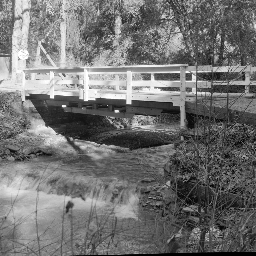
#> input picture fourier/BRIDGE.bmp, 256 x 256 px
$ jupyter execute Fourier.ipynb
#> lines starting #> are read from the running program, lines starting #| are printed output that depends on the picture
[cell 1]
import numpy as np
import cv2
from matplotlib import pyplot as plt
import cmath

img1 = cv2.imread('BRIDGE.bmp',0)
#> img1 is the input picture: shape (256, 256); min 0, max 255, mean 113.8
img2 = cv2.imread('Lighthouse.bmp',0)
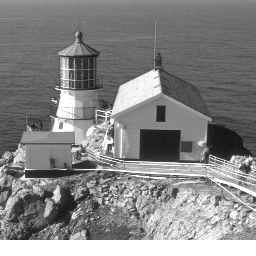
#> input picture fourier/Lighthouse.bmp, 256 x 256 px
#> img2 is the input picture: shape (256, 256); min 21, max 255, mean 132.1

dft1 = cv2.dft(np.float32(img1),flags = cv2.DFT_COMPLEX_OUTPUT)
dft2 = cv2.dft(np.float32(img2),flags = cv2.DFT_COMPLEX_OUTPUT)

h, w = img1.shape
#> h = 256; w = 256

for i in range(h):
  for j in range(w):

    #複素数型で取得
    c1 = complex(dft1[i][j][0], dft1[i][j][1])
    c2 = complex(dft2[i][j][0], dft2[i][j][1])

   #絶対値取得後、曲座標変換
    magnitude1 = abs(c1)
    phase1 = cmath.phase(c1)
    magnitude2 = abs(c2)
    phase2 = cmath.phase(c2)

    #絶対値＊三角関数（位相の入れ替え）
    Re1 = magnitude1 * np.cos(phase2)
    Im1 = magnitude1 * np.sin(phase2)
    Re2 = magnitude2 * np.cos(phase1)
    Im2 = magnitude2 * np.sin(phase1)

    dft1[i][j][0] = Re1
    dft1[i][j][1] = Im1
    dft2[i][j][0] = Re2
    dft2[i][j][1] = Im2

idft1 = cv2.idft(dft1)
idft1 = cv2.magnitude(idft1[:,:,0],idft1[:,:,1])
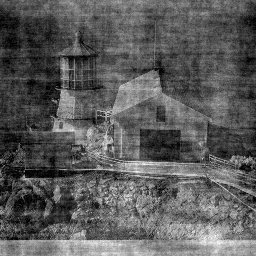
#> idft1: shape (256, 256) float32; min 427.3, max 20839600, mean 7475378; drawn with min black and max white
idft2 = cv2.idft(dft2)
idft2 = cv2.magnitude(idft2[:,:,0],idft2[:,:,1])
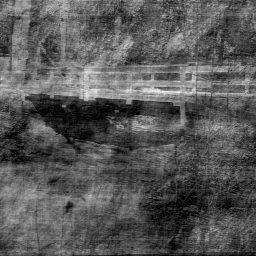
#> idft2: shape (256, 256) float32; min 578, max 25090676, mean 8672679; drawn with min black and max white

plt.subplot(221),plt.imshow(img1, cmap = 'gray')
plt.title('before1'), plt.xticks([]), plt.yticks([])
plt.subplot(222),plt.imshow(img2, cmap = 'gray')
plt.title('before2'), plt.xticks([]), plt.yticks([])
plt.subplot(223),plt.imshow(idft1, cmap = 'gray')
plt.title('after1'), plt.xticks([]), plt.yticks([])
plt.subplot(224),plt.imshow(idft2, cmap = 'gray')
plt.title('after2'), plt.xticks([]), plt.yticks([])
plt.show()
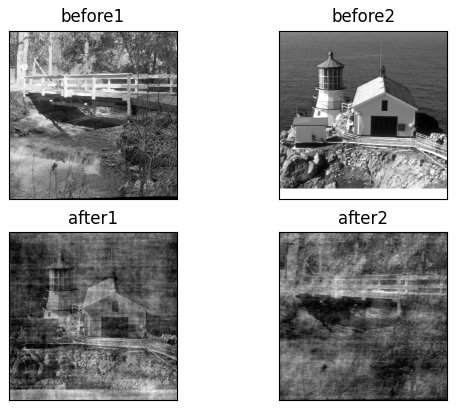
#> figure drawn by matplotlib, 4 panels
